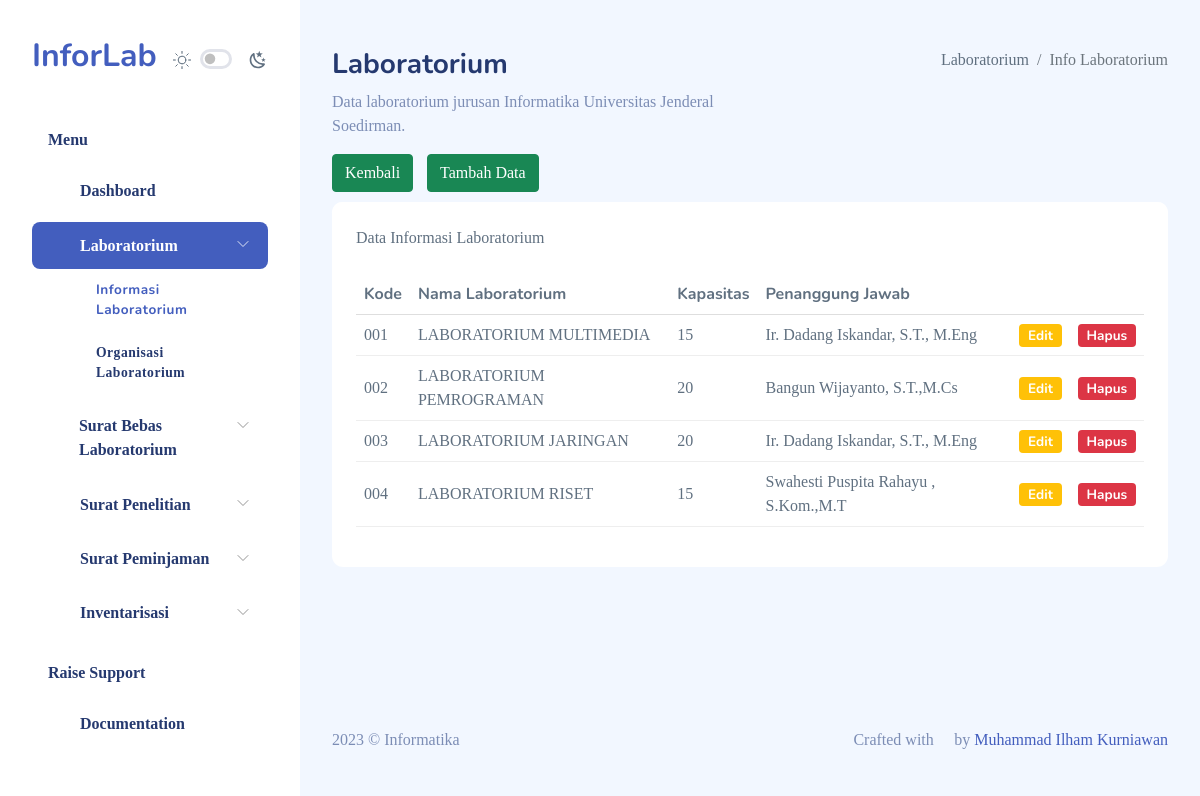
/index.php?r=info_laboratorium, run on the app's committed database.
### tables this page shows
CREATE TABLE `laboratorium` (
  `id` varchar(5) NOT NULL,
  `nama` varchar(100) NOT NULL,
  `kapasitas` int(11) NOT NULL,
  `penanggung_jawab` varchar(100) NOT NULL
);

### modul/laboratorium/laboratorium.php (the view, shortened to what this page needs)
<div class="page-heading">
  <div class="page-title">
    <div class="row">
      <div class="col-12 col-md-6 order-md-1 order-last">
        <h3>Laboratorium</h3>
        <p class="text-subtitle text-muted">
          Data laboratorium jurusan Informatika Universitas Jenderal Soedirman.
        </p>
        <div class="buttons">
              <a href="index.php" class="btn btn-success">Kembali</a>
              <a href="index.php?r=tambah_laboratorium" class="btn btn-success">Tambah Data</a>
        </div>
      </div>
      <div class="col-12 col-md-6 order-md-2 order-first">
        <nav
          aria-label="breadcrumb"
          class="breadcrumb-header float-start float-lg-end"
        >
        <ol class="breadcrumb">
            <li class="breadcrumb-item">
              Laboratorium
            </li>
            <li class="breadcrumb-item active">
              Info Laboratorium
            </li>
          </ol>
        </nav>
      </div>
    </div>
  </div>
  <section class="section">
    <div class="card">
      <div class="card-header">Data Informasi Laboratorium </div>
      <div class="card-body">
        <table class="table" id="table-lab">
          <thead>
            <tr>
              <th>Kode</th>
              <th>Nama Laboratorium</th>
              <th>Kapasitas</th>
              <th>Penanggung Jawab</th>
              <th></th>
              <th></th>
            </tr>
          </thead>
          <tbody>
          <?php
            $sqlkelas = "select id, nama, kapasitas, penanggung_jawab from laboratorium";
            $resultkelas = $conn->query($sqlkelas);
            if ($resultkelas->num_rows>0) {
                while ($row = $resultkelas->fetch_assoc()) {
                    ?>
                    <tr>
                        <td><?php echo $row['id'];?></td>
                        <td><?php echo $row['nama'];?></td>
                        <td><?php echo $row['kapasitas'];?></td>
                        <td><?php echo $row['penanggung_jawab'];?></td>
                        <td>
                          <a href="index.php?r=edit_laboratorium&id=<?php echo $row['id']?>"  class="badge bg-warning">Edit</a>
                        </td>
                        <td>
                          <a href="././hapus.php?k=hapus_laboratorium&id=<?php echo $row['id']?>" onclick="return confirm('Yakin Hapus Kategori \'<?php echo $row['nama'];?>\' ?')" class="badge bg-danger">Hapus</a>
                        </td>
                    </tr><?php
                }
              }
          ?>
          </tbody>
        </table>
      </div>
    </div>
  </section>
</div>

### data on the page
laboratorium: id "001", nama "LABORATORIUM MULTIMEDIA", kapasitas "15", penanggung_jawab "Ir. Dadang Iskandar, S.T., M.Eng"
laboratorium: id "002", nama "LABORATORIUM PEMROGRAMAN", kapasitas "20", penanggung_jawab "Bangun Wijayanto, S.T.,M.Cs"
laboratorium: id "003", nama "LABORATORIUM JARINGAN", kapasitas "20", penanggung_jawab "Ir. Dadang Iskandar, S.T., M.Eng"
laboratorium: id "004", nama "LABORATORIUM RISET", kapasitas "15", penanggung_jawab "Swahesti Puspita Rahayu , S.Kom.,M.T"
